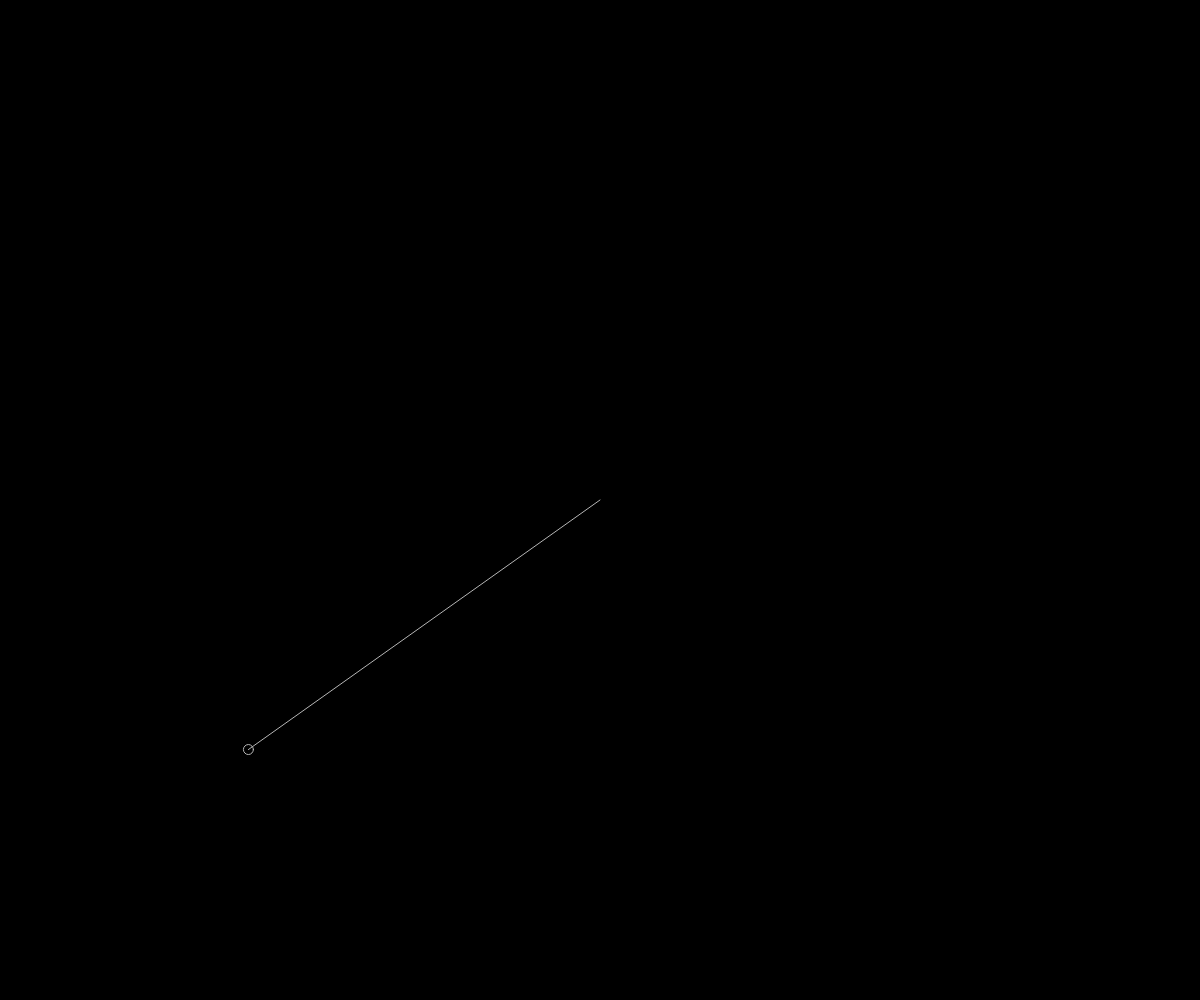
Frame 1 (no input)
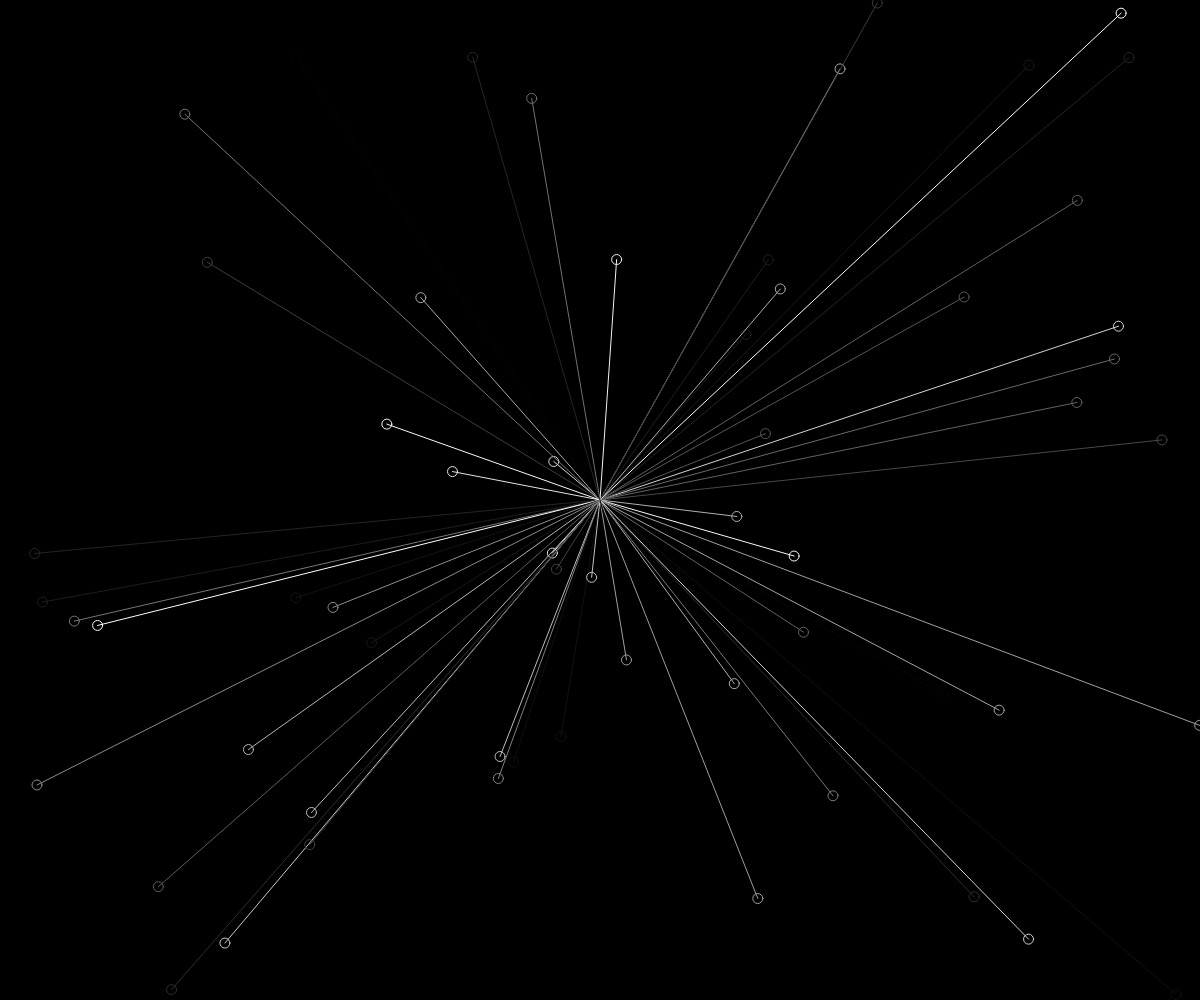
Frame 60 (no input)
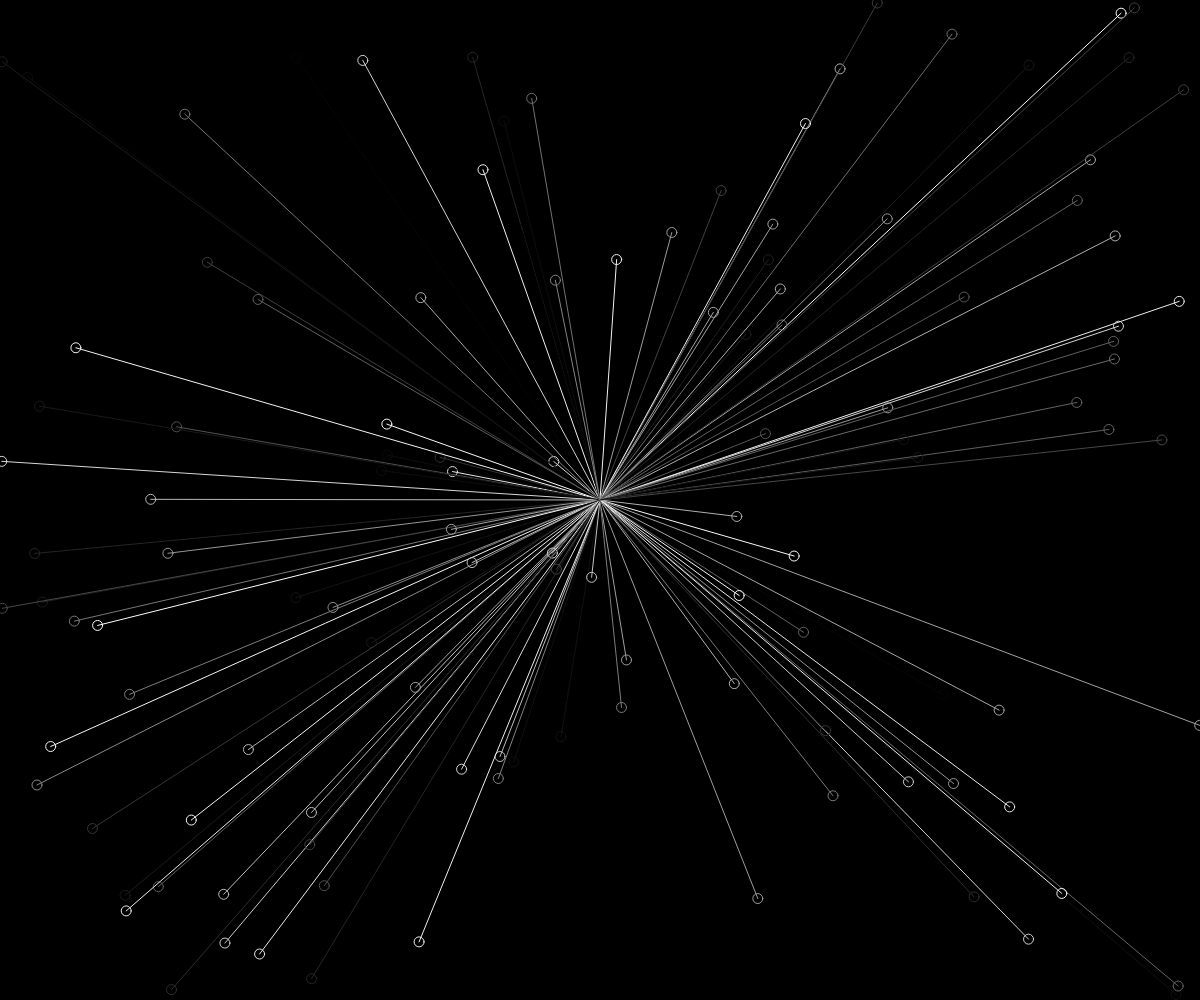
Frame 120 (the mouse pressed at the canvas centre since frame 60)

The p5.js sketch that drew these frames (run headless with seeded random() and noise() and a simulated clock; from frame 60 on, the mouse is pressed at the canvas centre):

// p5.js sketch
// ── sketch.js
/** Name: Haig Armen
Course: INTD319
Assignment: Lines from Center & Variables
Blog: https://courses.haigarmen.com/intd319-2020
Description:
**/

// drawing lines from the center of the canvas
// why does the X and Y of second point need to be between 0 and width

function setup() {
    createCanvas(windowWidth, windowHeight);
    background(0); // this makes the background black
}
function draw() {
    // random shade of gray for line colour
    stroke(random(255));

    // A.
    // start lines in the middle of the screen (width/2, height/2)
    // first we'll try it without variables
    // line(width/2, height/2, random(width), random(height));

    // B.
    // if we want to remember the random numbers used to draw the line
    // we'll need to create some variables
    let lineX = random(width);
    let lineY = random(height);
    line(width/2, height/2, lineX, lineY);

    // C.
    // now that we've saved the random numbers as variables we can recall them
    // to draw other shapes too
    noFill();
    ellipseMode(CENTER);
    ellipse(lineX, lineY, 10,10);


}
